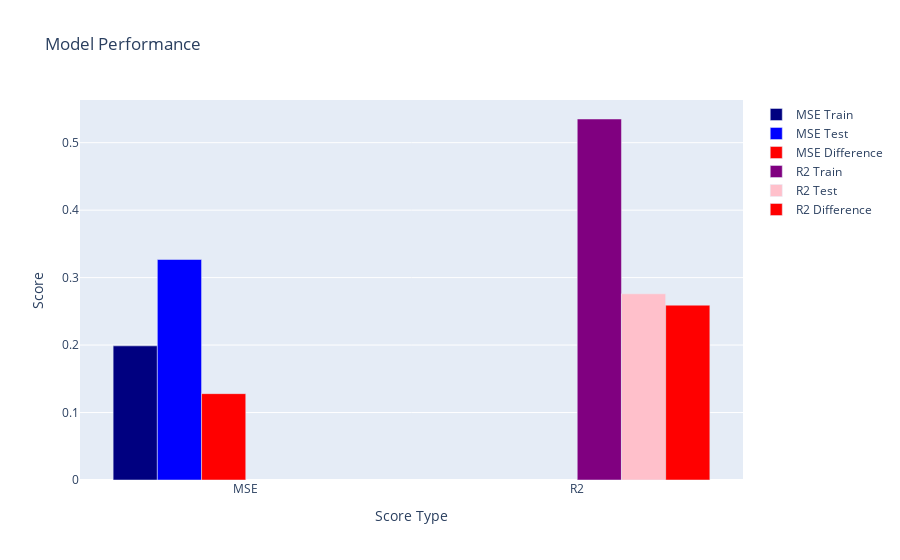

Notebook cell for this chart:
### Markdown cell above
### Gradient Boosting

### Code cell
# Create a Gradient Boosting model

from sklearn.ensemble import GradientBoostingRegressor

model = GradientBoostingRegressor(learning_rate=0.1)

# Train the model
model.fit(df_x_select, df_y)

# Get the training MSE, R2 score, Testing MSE, and R2 score
mse_train = mean_squared_error(df_y, model.predict(df_x_select))
r2_train = r2_score(df_y, model.predict(df_x_select))
mse_test = mean_squared_error(df_test_y, model.predict(df_test_x_select))
r2_test = r2_score(df_test_y, model.predict(df_test_x_select))

# Print the training MSE and R2 score
print('Training MSE: ', mse_train)
print('Training R2: ', r2_train)

# Print the testing MSE and R2 score
print('Testing MSE: ', mse_test)
print('Testing R2: ', r2_test)

# Display the scores
plot_scores(mse_train, r2_train, mse_test, r2_test)

# Save the model
pickle.dump(model, open('models/GradientBoosting_model.pkl', 'wb'))

### Figure 1 — Plotly figure (JSON) as saved in the notebook; plotly's stock layout.template omitted (floating-point values rounded to 4 significant figures)
{"data": [{"marker": {"color": "navy"}, "name": "MSE Train", "type": "bar", "x": ["MSE"], "y": [0.1988]}, {"marker": {"color": "blue"}, "name": "MSE Test", "type": "bar", "x": ["MSE"], "y": [0.3268]}, {"marker": {"color": "red"}, "name": "MSE Difference", "type": "bar", "x": ["MSE"], "y": [0.128]}, {"marker": {"color": "purple"}, "name": "R2 Train", "type": "bar", "x": ["R2"], "y": [0.5351]}, {"marker": {"color": "pink"}, "name": "R2 Test", "type": "bar", "x": ["R2"], "y": [0.276]}, {"marker": {"color": "red"}, "name": "R2 Difference", "type": "bar", "x": ["R2"], "y": [0.2591]}], "layout": {"title": {"text": "Model Performance"}, "xaxis": {"title": {"text": "Score Type"}}, "yaxis": {"title": {"text": "Score"}}}}
